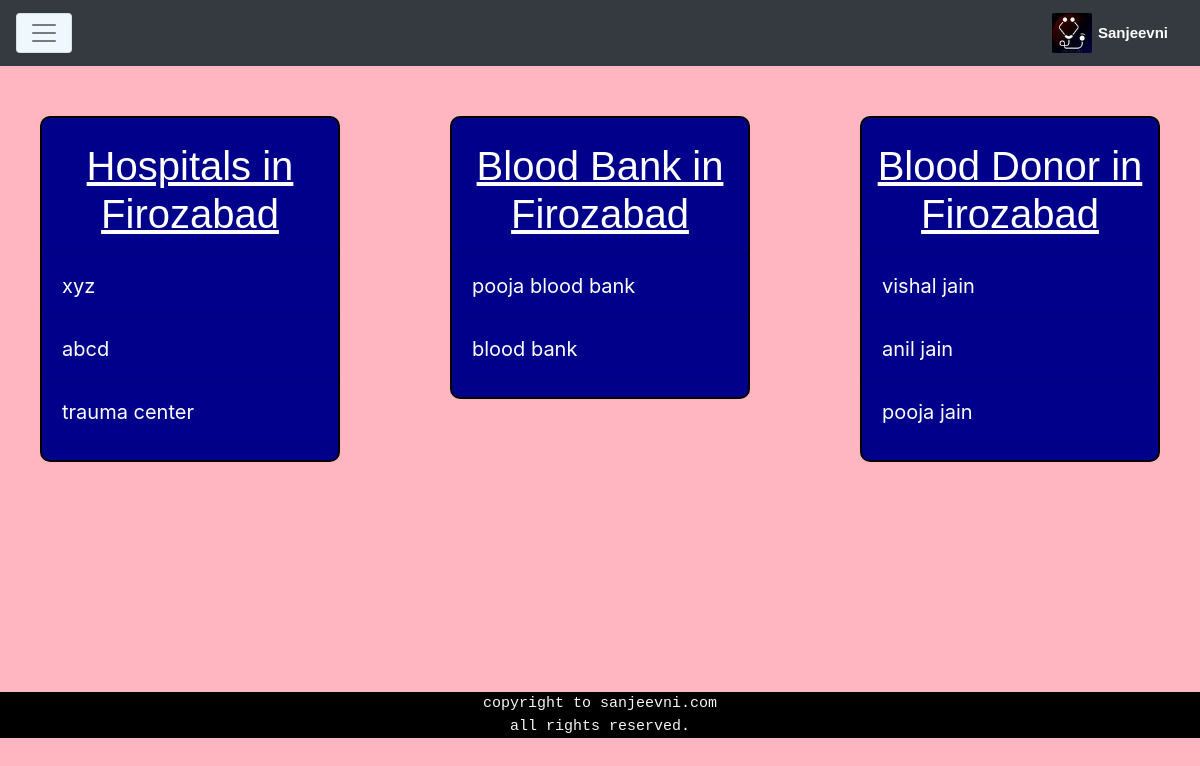
Page /show_data/firozabad.php on the committed database.
### tables this page shows
CREATE TABLE `hospital` (
  `id` int(11) NOT NULL,
  `email` varchar(100) NOT NULL,
  `pass` varchar(100) NOT NULL,
  `hospital_name` varchar(100) NOT NULL,
  `type_of_hospital` varchar(100) NOT NULL,
  `hospital_address` varchar(100) NOT NULL,
  `country` varchar(100) NOT NULL,
  `state` varchar(100) NOT NULL,
  `district` varchar(100) NOT NULL,
  `h_phone_no` varchar(20) NOT NULL,
  `emergency` varchar(100) NOT NULL,
  `bed` varchar(10) NOT NULL,
  `icu` varchar(10) NOT NULL,
  `ventilator` varchar(10) NOT NULL,
  `oxygen` varchar(100) NOT NULL,
  `ambulance_availability` varchar(100) NOT NULL,
  `amubulance_phone_no` varchar(20) NOT NULL,
  `male_doctor` varchar(100) NOT NULL,
  `female_doctor` varchar(100) NOT NULL,
  `image` text NOT NULL,
  `reg_date` text NOT NULL,
  `ver_code` int(100) NOT NULL,
  `status` varchar(100) NOT NULL
);

CREATE TABLE `blood_bank` (
  `id` int(10) NOT NULL,
  `email` varchar(100) NOT NULL,
  `pass` varchar(100) NOT NULL,
  `name` varchar(100) NOT NULL,
  `address` varchar(100) NOT NULL,
  `phone_no` varchar(100) NOT NULL,
  `country` varchar(20) NOT NULL,
  `state` varchar(20) NOT NULL,
  `district` varchar(30) NOT NULL,
  `a_positive` varchar(20) NOT NULL,
  `a_negative` varchar(20) NOT NULL,
  `b_positiveb` varchar(20) NOT NULL,
  `b_negative` varchar(20) NOT NULL,
  `ab_positive` varchar(20) NOT NULL,
  `ab_negative` varchar(20) NOT NULL,
  `o_positive` varchar(20) NOT NULL,
  `o_negative` varchar(20) NOT NULL,
  `image` text NOT NULL,
  `reg_date` text NOT NULL,
  `ver_code` int(50) NOT NULL,
  `status` varchar(30) NOT NULL
);

CREATE TABLE `blood_donor` (
  `id` int(20) NOT NULL,
  `email` varchar(100) NOT NULL,
  `pass` varchar(50) NOT NULL,
  `name` varchar(100) NOT NULL,
  `age` int(3) NOT NULL,
  `address` varchar(100) NOT NULL,
  `blood_grp` varchar(100) NOT NULL,
  `phone_no` varchar(20) NOT NULL,
  `country` varchar(10) NOT NULL,
  `state` varchar(20) NOT NULL,
  `district` varchar(20) NOT NULL,
  `any_desease` varchar(200) NOT NULL,
  `image` text NOT NULL,
  `reg_date` text NOT NULL,
  `ver_code` int(30) NOT NULL,
  `status` varchar(20) NOT NULL
);

### show_data/firozabad.php (the view, shortened to what this page needs)
<!DOCTYPE html>
<?php
global $con;
?>
<html>
<head>
    <link rel="stylesheet" href="https://maxcdn.bootstrapcdn.com/bootstrap/4.0.0-alpha.6/css/bootstrap.min.css">
    <link rel="stylesheet" href="style/style1.css">
</head>
<body>
    <nav class="navbar navbar-toggleable-md navbar-light  bg-dark">
        <button class="navbar-toggler navbar-toggler-right dropdown" type="button" data-toggle="collapse" data-target="#navbarSupportedContent" aria-controls="navbarSupportedContent" aria-expanded="false" aria-label="Toggle navigation">
            <span class="navbar-toggler-icon"></span>
        </button>
        <a class="navbar-brand" href="#"><img class="img-fluid logoimg" src="image/logoimg.jpg">
            <h7 class="brand-name"><b>Sanjeevni</b></h7>
        </a>
    </nav>
    <div class="fluid-container">
        <div class="row">
            <div class="col-sm-4">
              <div class="row">
               <div class="col1">
                <?php
                $users="SELECT * FROM `hospital` WHERE `district`='Firozabad'";
                $run_user=mysqli_query($con,$users);
                echo"</br><h3>Hospitals in<br> Firozabad</h3><hr>";
                while($row_user=mysqli_fetch_array($run_user)){
                    $user_id=$row_user['id'];
                    $h_name=$row_user['hospital_name'];
                echo"<a href='hospital_show_profile.php?id=$user_id' >$h_name</a><hr>";
                     }
                ?>
                </div>
                </div>
            </div>
            <div class="col-sm-4">
              <div class="row">
               <div class="col1">
                <?php
                $users="SELECT * FROM `blood_bank` WHERE `district`='Firozabad'";
                $run_user=mysqli_query($con,$users);
                echo"</br><h3>Blood Bank in<br> Firozabad</h3><hr>";
                while($row_user=mysqli_fetch_array($run_user)){
                    $user_id=$row_user['id'];
                    $h_name=$row_user['name'];
                echo"<a href='blood_bank_show_profile.php?id=$user_id' >$h_name</a><hr>";
                     }
                ?>
                </div>
                </div>
            </div>
            <div class="col-sm-4">
              <div class="row">
               <div class="col1">
                <?php
                $users="SELECT * FROM `blood_donor` WHERE `district`='Firozabad'";
                $run_user=mysqli_query($con,$users);
                echo"</br><h3>Blood Donor in<br> Firozabad</h3><hr>";
                while($row_user=mysqli_fetch_array($run_user)){
                    $user_id=$row_user['id'];
                    $h_name=$row_user['name'];
                echo"<a href='blood_donor_show_profile.php?id=$user_id' >$h_name</a><hr>";
                     }
                ?>
            </div>
            </div>
        </div>
    </div>
    </div>
    <footer>
        <div class="fluid-container f1">
            <div class="container-fluid ">
                <div class="row ourservicesrow">
                    <div class="col-sm-2 ourservices">
                    </div>
                    <div class="col-sm-10 aboutmeparagraph">
                    </div>
                </div>
                <pre class="copyrightline"><i class="fa fa-copyright" aria-hidden="true"></i>copyright to sanjeevni.com<br>all rights reserved.</pre>
            </div>
        </div>
    </footer>
</body>
</html>

### show_data/style/style1.css (style rules this page uses)
nav { background-color: black; margin: 0; padding: 0; }
.dropdown { background-color: aliceblue; }
.brand-name { color: white; font-family: sans-serif; font-size: 15px; text-align: center; }
.logoimg { height: 40px; width: 40px; border-radius: 2px; margin-bottom: 0px; margin-top: 0px; margin-left: 20px; }
.f1 { background-color: black; margin-top: 15%; }
.copyrightline { text-align: center; font-size: 15px; font-style: normal; color: whitesmoke; margin-bottom: 0px; }
body { background-color: lightpink; overflow-x: hidden; }
.col1 { margin-left: auto; margin-right: auto; background-color: darkblue; margin-top: 50px; margin-bottom: 50px; border-radius: 10px; border: 2px solid black; width: 300px; }
h3 { color: white; text-align: center; margin: 0px; text-decoration: underline; font-family: sans-serif; font-size: 40px; }
a { color: white; font-size: 20px; margin-left: 20px; }

### rows in the picture
hospital: hospital_name "xyz"
hospital: hospital_name "abcd"
hospital: hospital_name "trauma center"
blood_bank: name "pooja blood bank"
blood_bank: name "blood bank"
blood_donor: name "vishal jain"
blood_donor: name "anil jain"
blood_donor: name "pooja jain"
